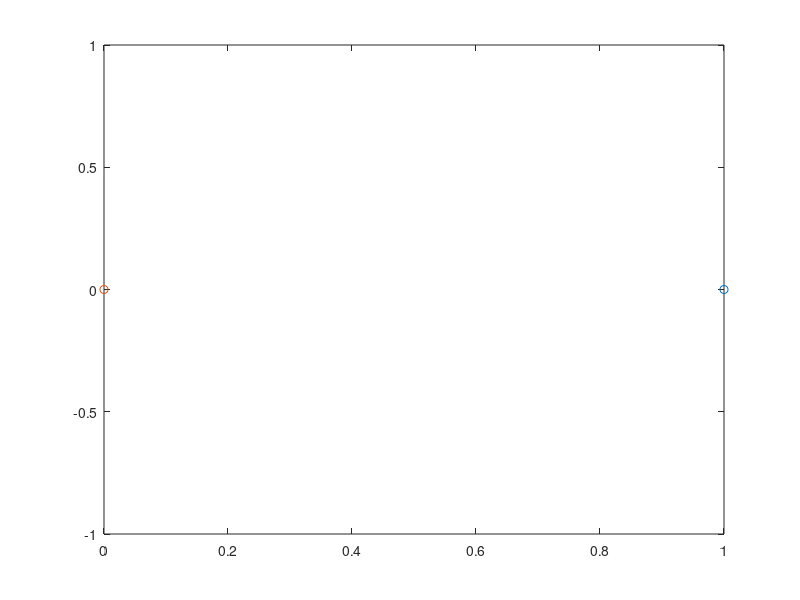

MATLAB code to generate this figure: (Note: this script raises an error after producing the figure.)
%% Initialization and pre-allocation
clear
dt = 0.01;
T = 100;          
t = (0:dt:T)';   % Time array, can be extended by increasing value of T
N = length(t);

x = zeros(N,1);
v = zeros(N,1);
y = zeros(N,1);
w = zeros(N,1);
x(1) = 1;
y(1) = 0;
v(1) = 0;
w(1) = 0.6;
%% Numerical integration
for i = 1:N-1
    t1 = x(i)^2+y(i)^2;
    a1 = -x(i)/(t1^(3/2));
    b1 = -y(i)/(t1^(3/2));
    v(i+1) = v(i)+a1*dt;
    w(i+1) = w(i)+b1*dt;
    x(i+1) = x(i)+v(i+1)*dt;
    y(i+1) = y(i)+w(i+1)*dt;
end
%% Animation Section
p2 = plot(x(1),y(1),'o',0,0,'o')
p2(1).MarkerFaceColor = p2(1).Color;
p2(2).MarkerFaceColor = p2(2).Color;
xlim([-2 2])
ylim([-2 2])
set(gcf,'color','w');
title('Semi-Implicit Euler Method for Simple Orbits')
hold on
for i = 2:N
    pause(30/N)
    p2(1).XData = x(i);
    p2(1).YData = y(i);
end

hold off



